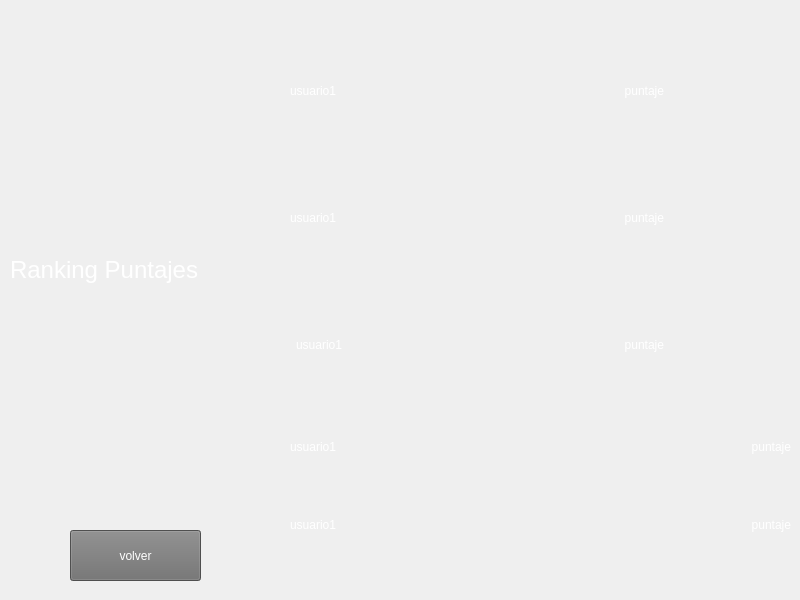
<?xml version="1.0" encoding="UTF-8"?>
<ui version="4.0">
 <class>MainWindow</class>
 <widget class="QMainWindow" name="MainWindow">
  <property name="geometry">
   <rect>
    <x>0</x>
    <y>0</y>
    <width>800</width>
    <height>600</height>
   </rect>
  </property>
  <property name="minimumSize">
   <size>
    <width>800</width>
    <height>600</height>
   </size>
  </property>
  <property name="maximumSize">
   <size>
    <width>800</width>
    <height>600</height>
   </size>
  </property>
  <property name="windowTitle">
   <string>MainWindow</string>
  </property>
  <widget class="QWidget" name="centralwidget">
   <widget class="QLabel" name="fondo">
    <property name="geometry">
     <rect>
      <x>0</x>
      <y>0</y>
      <width>800</width>
      <height>600</height>
     </rect>
    </property>
    <property name="minimumSize">
     <size>
      <width>800</width>
      <height>600</height>
     </size>
    </property>
    <property name="maximumSize">
     <size>
      <width>800</width>
      <height>600</height>
     </size>
    </property>
    <property name="text">
     <string/>
    </property>
    <property name="pixmap">
     <pixmap>../sprites/Fondos/fondoMenu.png</pixmap>
    </property>
    <property name="scaledContents">
     <bool>true</bool>
    </property>
   </widget>
   <widget class="QWidget" name="verticalLayoutWidget">
    <property name="geometry">
     <rect>
      <x>290</x>
      <y>30</y>
      <width>501</width>
      <height>531</height>
     </rect>
    </property>
    <layout class="QVBoxLayout" name="verticalLayout">
     <item>
      <layout class="QHBoxLayout" name="top1">
       <item>
        <widget class="QLabel" name="usuario_1">
         <property name="minimumSize">
          <size>
           <width>131</width>
           <height>121</height>
          </size>
         </property>
         <property name="styleSheet">
          <string notr="true">font: 14pt &quot;Ravie&quot;;
color: rgb(255, 255, 255);
;</string>
         </property>
         <property name="text">
          <string>usuario1</string>
         </property>
        </widget>
       </item>
       <item>
        <widget class="QLabel" name="puntaje_1">
         <property name="minimumSize">
          <size>
           <width>89</width>
           <height>121</height>
          </size>
         </property>
         <property name="maximumSize">
          <size>
           <width>16777215</width>
           <height>121</height>
          </size>
         </property>
         <property name="styleSheet">
          <string notr="true">color: rgb(255, 255, 255);
font: 81 14pt &quot;Rockwell Extra Bold&quot;;</string>
         </property>
         <property name="text">
          <string>puntaje</string>
         </property>
         <property name="alignment">
          <set>Qt::AlignRight|Qt::AlignTrailing|Qt::AlignVCenter</set>
         </property>
        </widget>
       </item>
       <item>
        <widget class="QLabel" name="img_1">
         <property name="minimumSize">
          <size>
           <width>121</width>
           <height>121</height>
          </size>
         </property>
         <property name="maximumSize">
          <size>
           <width>121</width>
           <height>121</height>
          </size>
         </property>
         <property name="text">
          <string/>
         </property>
         <property name="pixmap">
          <pixmap>../sprites/Plantas/girasol_1.png</pixmap>
         </property>
        </widget>
       </item>
      </layout>
     </item>
     <item>
      <layout class="QHBoxLayout" name="top2">
       <item>
        <widget class="QLabel" name="usuario_2">
         <property name="minimumSize">
          <size>
           <width>0</width>
           <height>121</height>
          </size>
         </property>
         <property name="maximumSize">
          <size>
           <width>16777215</width>
           <height>121</height>
          </size>
         </property>
         <property name="styleSheet">
          <string notr="true">font: 14pt &quot;Ravie&quot;;
color: rgb(255, 255, 255);
;</string>
         </property>
         <property name="text">
          <string>usuario1</string>
         </property>
         <property name="alignment">
          <set>Qt::AlignLeading|Qt::AlignLeft|Qt::AlignVCenter</set>
         </property>
        </widget>
       </item>
       <item>
        <widget class="QLabel" name="puntaje_2">
         <property name="minimumSize">
          <size>
           <width>121</width>
           <height>0</height>
          </size>
         </property>
         <property name="maximumSize">
          <size>
           <width>16777215</width>
           <height>121</height>
          </size>
         </property>
         <property name="styleSheet">
          <string notr="true">color: rgb(255, 255, 255);
font: 81 14pt &quot;Rockwell Extra Bold&quot;;</string>
         </property>
         <property name="text">
          <string>puntaje</string>
         </property>
         <property name="alignment">
          <set>Qt::AlignRight|Qt::AlignTrailing|Qt::AlignVCenter</set>
         </property>
        </widget>
       </item>
       <item>
        <widget class="QLabel" name="img_2">
         <property name="minimumSize">
          <size>
           <width>121</width>
           <height>121</height>
          </size>
         </property>
         <property name="maximumSize">
          <size>
           <width>121</width>
           <height>121</height>
          </size>
         </property>
         <property name="text">
          <string/>
         </property>
         <property name="pixmap">
          <pixmap>../sprites/Plantas/lanzaguisantes_1.png</pixmap>
         </property>
         <property name="scaledContents">
          <bool>true</bool>
         </property>
        </widget>
       </item>
      </layout>
     </item>
     <item>
      <layout class="QHBoxLayout" name="top3">
       <property name="leftMargin">
        <number>6</number>
       </property>
       <item>
        <widget class="QLabel" name="usuario_3">
         <property name="styleSheet">
          <string notr="true">font: 14pt &quot;Ravie&quot;;
color: rgb(255, 255, 255);
;</string>
         </property>
         <property name="text">
          <string>usuario1</string>
         </property>
        </widget>
       </item>
       <item>
        <widget class="QLabel" name="puntaje_3">
         <property name="minimumSize">
          <size>
           <width>151</width>
           <height>0</height>
          </size>
         </property>
         <property name="styleSheet">
          <string notr="true">color: rgb(255, 255, 255);
font: 81 14pt &quot;Rockwell Extra Bold&quot;;</string>
         </property>
         <property name="text">
          <string>puntaje</string>
         </property>
         <property name="alignment">
          <set>Qt::AlignRight|Qt::AlignTrailing|Qt::AlignVCenter</set>
         </property>
        </widget>
       </item>
       <item>
        <widget class="QLabel" name="img_3">
         <property name="minimumSize">
          <size>
           <width>121</width>
           <height>121</height>
          </size>
         </property>
         <property name="maximumSize">
          <size>
           <width>121</width>
           <height>121</height>
          </size>
         </property>
         <property name="text">
          <string/>
         </property>
         <property name="pixmap">
          <pixmap>../sprites/Plantas/papa_1.png</pixmap>
         </property>
         <property name="scaledContents">
          <bool>true</bool>
         </property>
        </widget>
       </item>
      </layout>
     </item>
     <item>
      <layout class="QHBoxLayout" name="top4">
       <item>
        <widget class="QLabel" name="usuario_4">
         <property name="styleSheet">
          <string notr="true">font: 14pt &quot;Ravie&quot;;
color: rgb(255, 255, 255);
;</string>
         </property>
         <property name="text">
          <string>usuario1</string>
         </property>
        </widget>
       </item>
       <item>
        <widget class="QLabel" name="puntaje_4">
         <property name="minimumSize">
          <size>
           <width>151</width>
           <height>0</height>
          </size>
         </property>
         <property name="maximumSize">
          <size>
           <width>178</width>
           <height>121</height>
          </size>
         </property>
         <property name="styleSheet">
          <string notr="true">color: rgb(255, 255, 255);
font: 81 14pt &quot;Rockwell Extra Bold&quot;;</string>
         </property>
         <property name="text">
          <string>puntaje</string>
         </property>
         <property name="alignment">
          <set>Qt::AlignRight|Qt::AlignTrailing|Qt::AlignVCenter</set>
         </property>
        </widget>
       </item>
      </layout>
     </item>
     <item>
      <layout class="QHBoxLayout" name="top5">
       <item>
        <widget class="QLabel" name="usuario_5">
         <property name="styleSheet">
          <string notr="true">font: 14pt &quot;Ravie&quot;;
color: rgb(255, 255, 255);
;</string>
         </property>
         <property name="text">
          <string>usuario1</string>
         </property>
        </widget>
       </item>
       <item>
        <widget class="QLabel" name="puntaje_5">
         <property name="minimumSize">
          <size>
           <width>151</width>
           <height>0</height>
          </size>
         </property>
         <property name="maximumSize">
          <size>
           <width>179</width>
           <height>121</height>
          </size>
         </property>
         <property name="styleSheet">
          <string notr="true">color: rgb(255, 255, 255);
font: 81 14pt &quot;Rockwell Extra Bold&quot;;</string>
         </property>
         <property name="text">
          <string>puntaje</string>
         </property>
         <property name="alignment">
          <set>Qt::AlignRight|Qt::AlignTrailing|Qt::AlignVCenter</set>
         </property>
        </widget>
       </item>
      </layout>
     </item>
    </layout>
   </widget>
   <widget class="QPushButton" name="volverButton">
    <property name="geometry">
     <rect>
      <x>70</x>
      <y>530</y>
      <width>131</width>
      <height>51</height>
     </rect>
    </property>
    <property name="styleSheet">
     <string notr="true">color: rgb(255, 255, 255);
font: 81 18pt &quot;Rockwell Extra Bold&quot;;
alternate-background-color: rgb(54, 54, 54);
background-color: rgb(111, 111, 111);</string>
    </property>
    <property name="text">
     <string>volver</string>
    </property>
   </widget>
   <widget class="QLabel" name="logo">
    <property name="geometry">
     <rect>
      <x>0</x>
      <y>37</y>
      <width>281</width>
      <height>211</height>
     </rect>
    </property>
    <property name="text">
     <string/>
    </property>
    <property name="pixmap">
     <pixmap>../sprites/Elementos de juego/logo.png</pixmap>
    </property>
    <property name="scaledContents">
     <bool>true</bool>
    </property>
   </widget>
   <widget class="QLabel" name="txtRanking">
    <property name="geometry">
     <rect>
      <x>10</x>
      <y>250</y>
      <width>261</width>
      <height>41</height>
     </rect>
    </property>
    <property name="styleSheet">
     <string notr="true">font: 81 8pt &quot;Rockwell Extra Bold&quot;;
color: rgb(255, 255, 255);</string>
    </property>
    <property name="text">
     <string>&lt;html&gt;&lt;head/&gt;&lt;body&gt;&lt;p&gt;&lt;span style=&quot; font-size:18pt;&quot;&gt;Ranking Puntajes&lt;/span&gt;&lt;/p&gt;&lt;/body&gt;&lt;/html&gt;</string>
    </property>
    <property name="textFormat">
     <enum>Qt::RichText</enum>
    </property>
   </widget>
   <widget class="QLabel" name="label">
    <property name="geometry">
     <rect>
      <x>80</x>
      <y>290</y>
      <width>121</width>
      <height>91</height>
     </rect>
    </property>
    <property name="text">
     <string/>
    </property>
    <property name="pixmap">
     <pixmap>../sprites/Elementos de juego/sol.png</pixmap>
    </property>
    <property name="scaledContents">
     <bool>true</bool>
    </property>
   </widget>
  </widget>
 </widget>
 <resources/>
 <connections/>
</ui>
